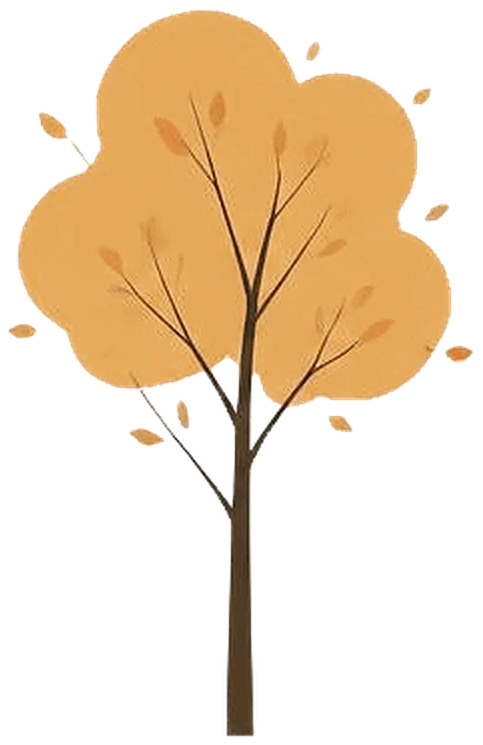
#> input picture elemento-01.webp, 966 x 1490 px, given as the content of the folder D:/Projetos/ODPV/Assets/Para o site/image-assets, which was not available (shown at 1/2 size)
$ python prepare-artwork.py
#> lines starting #> are read from the running program, lines starting #| are printed output that depends on the picture; pictures that were not available may be replaced by others from this repository, and a replacement may not be noted
"""Prepare approved 2x artwork copies without changing the supplied originals."""
from pathlib import Path
import json
from PIL import Image, ImageFilter, ImageDraw

source = Path('D:/Projetos/ODPV/Assets/Para o site/image-assets')
destination = Path(__file__).resolve().parents[1] / 'public' / 'artwork'
destination.mkdir(parents=True, exist_ok=True)
names = {'Arte da capa.webp': 'arte-capa', 'Foto do autor(1).webp': 'autor-retrato', 'Imagem do autor.webp': 'autor'}
manifest = []
sheet = Image.new('RGB', (900, 6 * 180), '#f2e6d8')
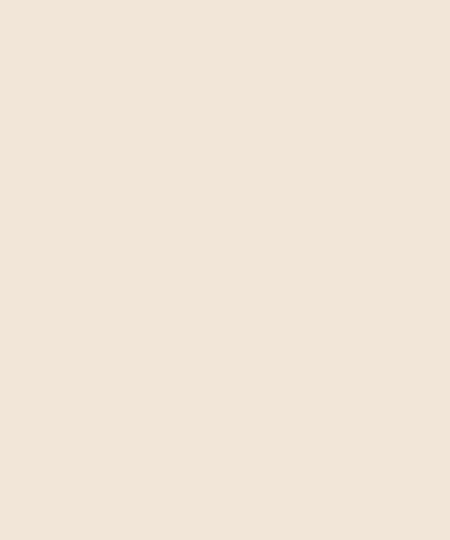
#> sheet: PIL image 900x1080 RGB (shown at 1/2 size); mean R, G, B 242, 230, 216
draw = ImageDraw.Draw(sheet)
for index, path in enumerate(sorted(source.glob('*.webp'))):
    with Image.open(path) as original:
#> original is the input picture: PIL image 966x1490 RGBA; mean R, G, B, A 92.3, 71.3, 43.7, 93.3
        stem = names.get(path.name, path.stem)
        width, height = original.size
#> width = 966; height = 1490
        preview = original.convert('RGBA')
        preview.thumbnail((135, 145))
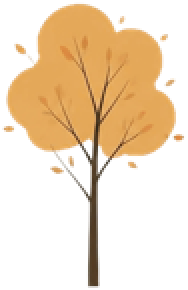
#> preview: PIL image 94x145 RGBA (shown 2 times larger); mean R, G, B, A 85.7, 64.2, 36.8, 93.3; transparent parts drawn white
        x, y = (index % 6) * 150, (index // 6) * 180
        sheet.paste(preview, (x, y), preview)
        draw.text((x + 3, y + 150), stem, fill='#593a27')
        enlarged = original.resize((width * 2, height * 2), Image.Resampling.LANCZOS)
        enlarged = enlarged.filter(ImageFilter.UnsharpMask(radius=1, percent=65, threshold=3))
        enlarged.save(destination / f'{stem}-2x.webp', quality=92, method=5)
        if stem == 'arte-capa':
            enlarged.resize((480, 720), Image.Resampling.LANCZOS).save(destination / 'arte-capa-preview.webp', quality=92)
        manifest.append({'source': path.name, 'file': f'{stem}-2x.webp', 'original': [width, height], 'output': list(enlarged.size)})
        print(stem, original.size, enlarged.size, flush=True)
#| elemento-01 (966, 1490) (1932, 2980)
        enlarged.close()
sheet.save(destination / 'contact-sheet.jpg')
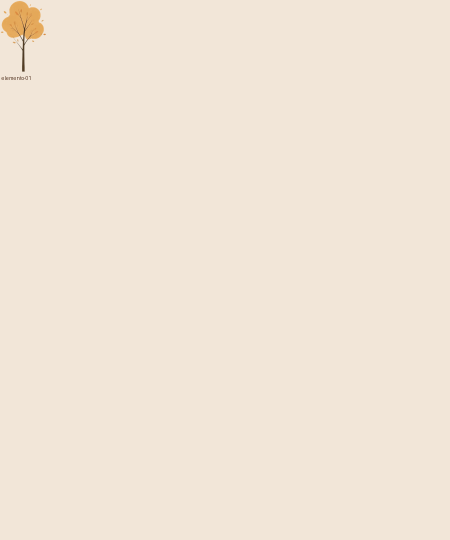
#> saved as contact-sheet.jpg: PIL image 900x1080 RGB (shown at 1/2 size); mean R, G, B 241.8, 229.6, 215.3
(destination / 'manifest.json').write_text(json.dumps(manifest, indent=2, ensure_ascii=False), encoding='utf-8')

$ run again, on elemento-02.webp
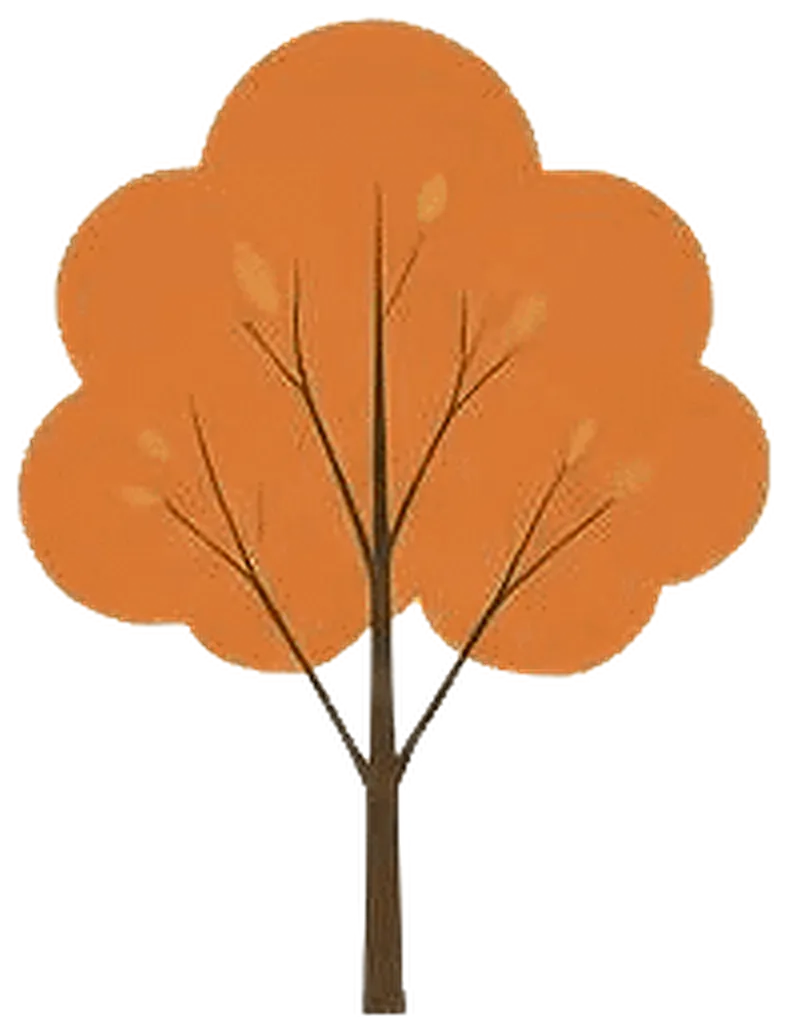
#> input picture elemento-02.webp, 790 x 1033 px, given as the content of the folder D:/Projetos/ODPV/Assets/Para o site/image-assets, which was not available
#> original is the input picture: PIL image 790x1033 RGBA; mean R, G, B, A 103.1, 62.3, 31.8, 114.3
#> `preview.thumbnail((135, 145))`:
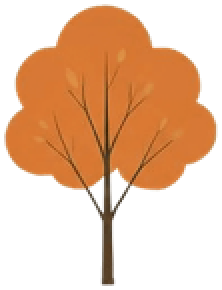
#> preview: PIL image 111x145 RGBA (shown 2 times larger); mean R, G, B, A 96.8, 56.4, 26.3, 114.3; transparent parts drawn white
#| elemento-02 (790, 1033) (1580, 2066)
#> `sheet.save(destination / 'contact-sheet.jpg')`:
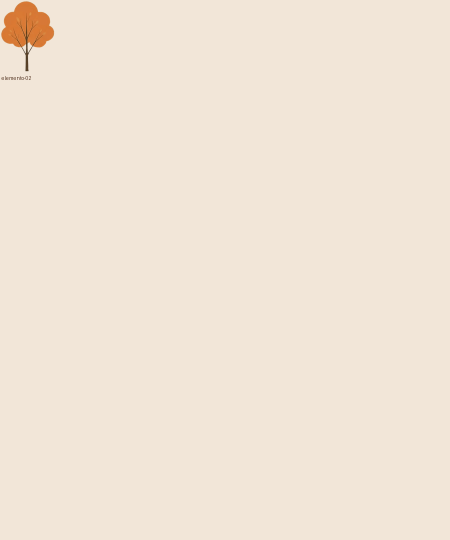
#> saved as contact-sheet.jpg: PIL image 900x1080 RGB (shown at 1/2 size); mean R, G, B 241.7, 229.1, 214.8

$ run again, on elemento-03.webp
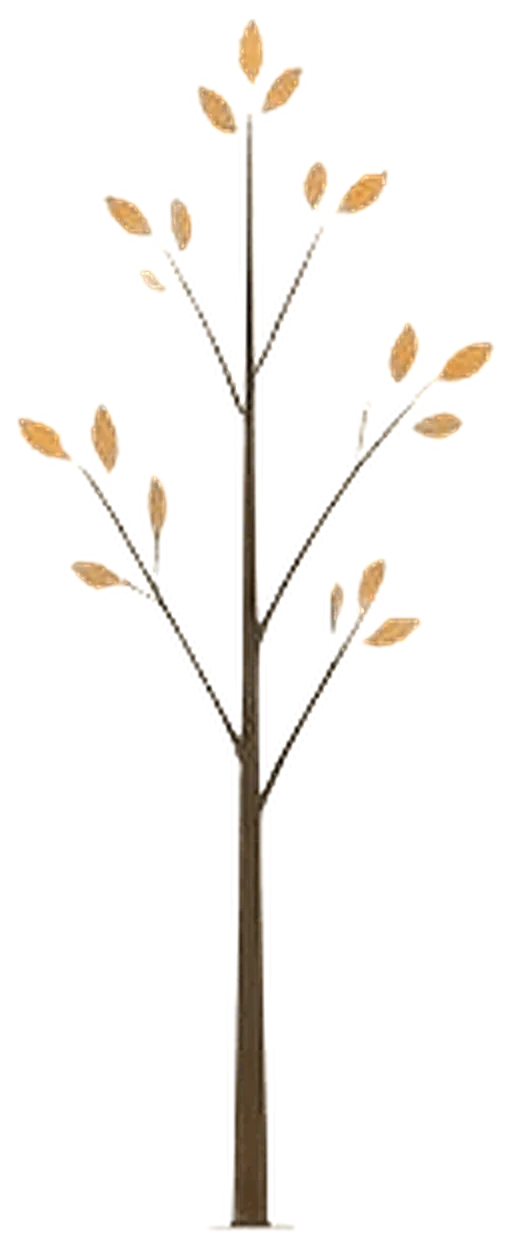
#> input picture elemento-03.webp, 512 x 1248 px, given as the content of the folder D:/Projetos/ODPV/Assets/Para o site/image-assets, which was not available
#> original is the input picture: PIL image 512x1248 RGBA; mean R, G, B, A 39.7, 37, 33.1, 17.9
#> `preview.thumbnail((135, 145))`:
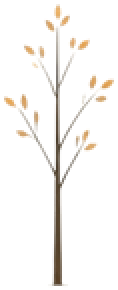
#> preview: PIL image 59x145 RGBA (shown 2 times larger); mean R, G, B, A 24.8, 21.8, 17.9, 18.2; transparent parts drawn white
#| elemento-03 (512, 1248) (1024, 2496)
